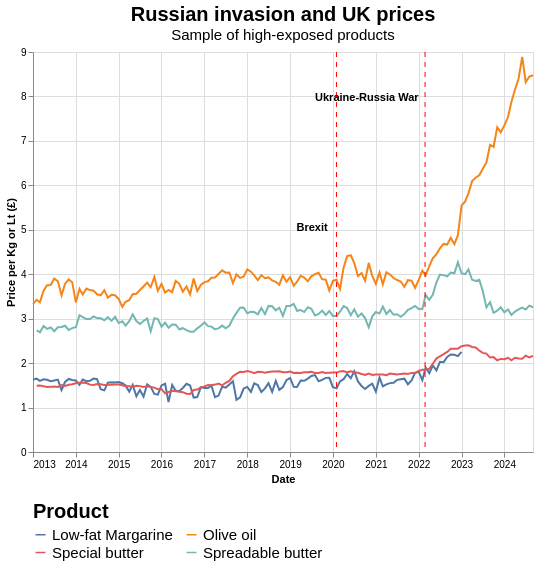

Notebook source saved alongside this figure:
### Markdown cell above
#### 9b Russian invasion on UK prices

### Code cell
base = alt.Chart(df).mark_line().encode(
    alt.X('quote_date:T', axis=alt.Axis(title='Date')),
    alt.Y('price:Q', axis=alt.Axis(title='Price per Kg or Lt (£)')),
    alt.Color('labels:N', title='Product', legend=alt.Legend(orient='bottom', columns=2, 
                                                            labelFontSize=15, titleFontSize=20))
).properties(
    width=500,  # Adjust the width here
    height=400,  # Adjust the height here
    title={
        "text": "Russian invasion and UK prices",
        "subtitle": "Sample of high-exposed products",
        "fontSize": 20,
        "subtitleFontSize": 15
    }
)

# Vertical dashed line for Brexit
vline = alt.Chart(pd.DataFrame({'quote_date': ['2020-01-31']})).mark_rule(color='red', strokeDash=[5, 5]).encode(
    x='quote_date:T'
)

# Text "Brexit"
text = alt.Chart(pd.DataFrame({'quote_date': ['2020-01-31'], 'label': ['Brexit']})).mark_text(
    align='left',
    baseline='top',
    dx=-40,  # Position of text
    dy=-30,  # Position of text
    fontWeight='bold'  # Bold text
).encode(
    x='quote_date:T',
    text='label'
)

# Vertical dashed line for the Ukraine Russian War 
vline2 = alt.Chart(pd.DataFrame({'quote_date': ['2022-02-24']})).mark_rule(color='red', strokeDash=[5,5]).encode(
    x='quote_date:T'
)

# Text "Ukraine-Russia War"
text2 = alt.Chart(pd.DataFrame({'quote_date': ['2022-02-24'], 'label': ['Ukraine-Russia War']})).mark_text(
    align='left',
    baseline='top',
    dx=-110,  # Position of text
    dy=-160,  # Position of text
    fontWeight='bold'  # Bold text
).encode(
    x='quote_date:T',
    text='label'
)


# Combine the base chart and the vertical line
chart = base + vline + vline2 + text2 + text

chart.save('../figures/figure9.json')

chart

### Figure 1 — Vega-Lite specification as saved in the notebook (floating-point values rounded to 4 significant figures; data arrays with more than 128 entries replaced by an {"elided": "..."} marker saying what was removed)
{"config": {"view": {"continuousWidth": 300, "continuousHeight": 300}}, "layer": [{"data": {"name": "data-f2d2059c1f4fabc4e37b3a5a592ab719"}, "mark": {"type": "line"}, "encoding": {"color": {"field": "labels", "legend": {"columns": 2, "labelFontSize": 15, "orient": "bottom", "titleFontSize": 20}, "title": "Product", "type": "nominal"}, "x": {"axis": {"title": "Date"}, "field": "quote_date", "type": "temporal"}, "y": {"axis": {"title": "Price per Kg or Lt (£)"}, "field": "price", "type": "quantitative"}}, "title": {"text": "Russian invasion and UK prices", "subtitle": "Sample of high-exposed products", "fontSize": 20, "subtitleFontSize": 15}}, {"data": {"name": "data-8189462750a77e095d88f6fd1195fc26"}, "mark": {"type": "rule", "color": "red", "strokeDash": [5, 5]}, "encoding": {"x": {"field": "quote_date", "type": "temporal"}}}, {"data": {"name": "data-845842c8b4640e080e8f158257bcbc4b"}, "mark": {"type": "rule", "color": "red", "strokeDash": [5, 5]}, "encoding": {"x": {"field": "quote_date", "type": "temporal"}}}, {"data": {"name": "data-b71cd69e375e73aa500d2c9217f93336"}, "mark": {"type": "text", "align": "left", "baseline": "top", "dx": -110, "dy": -160, "fontWeight": "bold"}, "encoding": {"text": {"field": "label", "type": "nominal"}, "x": {"field": "quote_date", "type": "temporal"}}}, {"data": {"name": "data-0961fdf5a7421ef1d89a934ba178aeab"}, "mark": {"type": "text", "align": "left", "baseline": "top", "dx": -40, "dy": -30, "fontWeight": "bold"}, "encoding": {"text": {"field": "label", "type": "nominal"}, "x": {"field": "quote_date", "type": "temporal"}}}], "height": 400, "width": 500, "$schema": "https://vega.github.io/schema/vega-lite/v5.20.1.json", "datasets": {"data-f2d2059c1f4fabc4e37b3a5a592ab719": {"elided": "542 records"}, "data-8189462750a77e095d88f6fd1195fc26": [{"quote_date": "2020-01-31"}], "data-845842c8b4640e080e8f158257bcbc4b": [{"quote_date": "2022-02-24"}], "data-b71cd69e375e73aa500d2c9217f93336": [{"quote_date": "2022-02-24", "label": "Ukraine-Russia War"}], "data-0961fdf5a7421ef1d89a934ba178aeab": [{"quote_date": "2020-01-31", "label": "Brexit"}]}}
